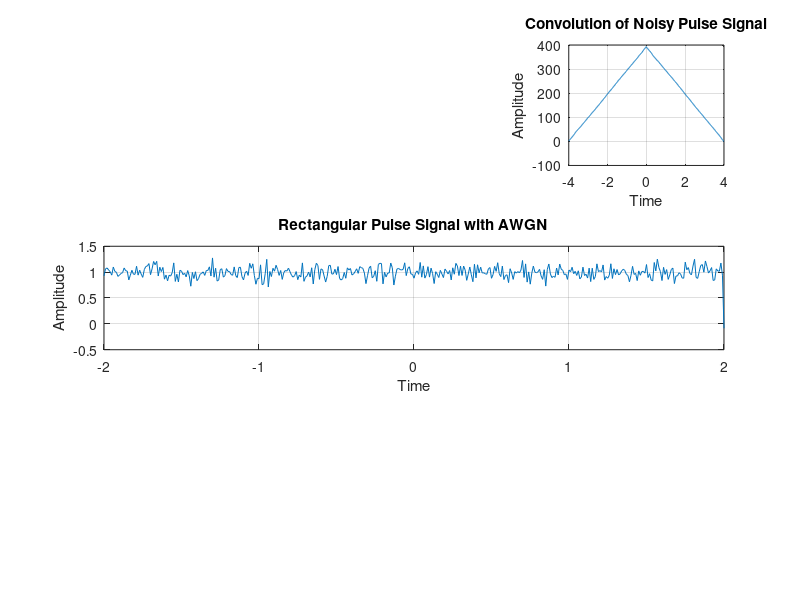

MATLAB code to generate this figure: (Note: this script raises an error after producing the figure.)
t = -2:0.01:2;
pulse_width = 4;
amplitude = 1;

pulse_signal = amplitude * rectpuls(t, pulse_width);

SNR = 20; 
noisy_pulse_signal = awgn(pulse_signal, SNR, 'measured');

figure;
subplot(3,1,1);
plot(t, pulse_signal);
xlabel('Time');
ylabel('Amplitude');
title('Original Rectangular Pulse Signal');
grid on;

subplot(3,1,2);
plot(t, noisy_pulse_signal);
xlabel('Time');
ylabel('Amplitude');
title('Rectangular Pulse Signal with AWGN');
grid on;

t1 = -4:0.01:4;
ht = noisy_pulse_signal;
yt = conv(transpose(ht), ht);

subplot(3,3,3);
plot(t1,yt);
xlabel('Time');
ylabel('Amplitude');
title('Convolution of Noisy Pulse Signal');
grid on;

E0 = trapz(t, input_signal.^2);
NO  noise_power
Pe = sqrt((2 * E0) / NO);
disp(['Probability of Error P_e:', num2str(Pe)]);